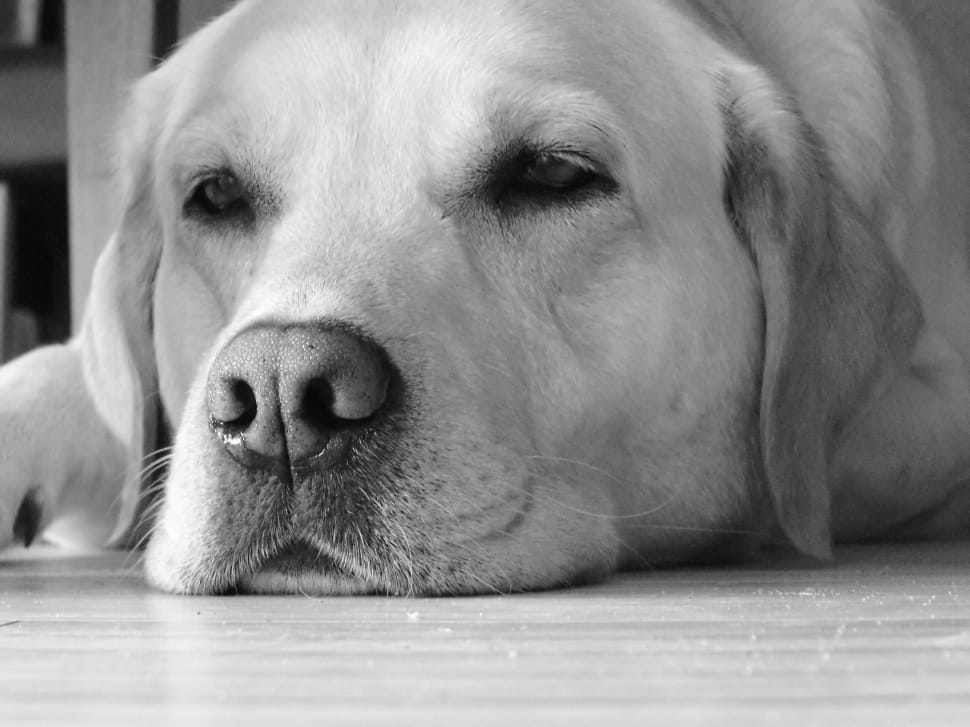
#> input picture Labwork 2/grayscale pic.jpg, 970 x 727 px
$ python Task1.py
#> lines starting #> are read from the running program, lines starting #| are printed output that depends on the picture
import cv2
import numpy as np
import matplotlib.pyplot as plt

IMAGE_FILE = "grayscale pic.jpg"

img = cv2.imread(IMAGE_FILE, cv2.IMREAD_GRAYSCALE)
#> img is the input picture: shape (727, 970); min 4, max 255, mean 144.3

kernel_sizes = [3, 5, 9]

filter_results = {
    "Averaging": [],
    "Gaussian":  [],
    "Median":    [],
}

for k in kernel_sizes:
    filter_results["Averaging"].append(cv2.blur(img, (k, k)))
    filter_results["Gaussian"].append(cv2.GaussianBlur(img, (k, k), sigmaX=0))
    filter_results["Median"].append(cv2.medianBlur(img, k))

# ── Display all images ────────────────────────────────────────────────────────
# Layout: 4 rows (original + 3 filters) × 4 columns (original + 3 kernel sizes)
fig, axes = plt.subplots(4, 4, figsize=(16, 14))
fig.suptitle("Task B1 – Smoothing Filters Comparison", fontsize=16, fontweight="bold", y=1.01)

col_labels = ["Original", "3×3", "5×5", "9×9"]
row_labels  = ["Original"] + list(filter_results.keys())

# Row 0: original image repeated for reference
for col in range(4):
    axes[0, col].imshow(img, cmap="gray", vmin=0, vmax=255)
    axes[0, col].set_title(col_labels[col] if col == 0 else f"(same – {col_labels[col]})",
                           fontsize=10)
    axes[0, col].axis("off")

# Rows 1-3: filtered images
for row_idx, (filter_name, results) in enumerate(filter_results.items(), start=1):
    # Column 0: original for easy side-by-side comparison
    axes[row_idx, 0].imshow(img, cmap="gray", vmin=0, vmax=255)
    axes[row_idx, 0].set_title("Original", fontsize=10)
    axes[row_idx, 0].axis("off")

    for col_idx, (k, filtered) in enumerate(zip(kernel_sizes, results), start=1):
        axes[row_idx, col_idx].imshow(filtered, cmap="gray", vmin=0, vmax=255)
        axes[row_idx, col_idx].set_title(f"{filter_name} {k}×{k}", fontsize=10)
        axes[row_idx, col_idx].axis("off")

# Row labels on the left
for ax, label in zip(axes[:, 0], row_labels):
    ax.set_ylabel(label, fontsize=12, fontweight="bold", rotation=90,
                  labelpad=10, va="center")

plt.tight_layout()
plt.savefig("task_b1_results.png", dpi=150, bbox_inches="tight")
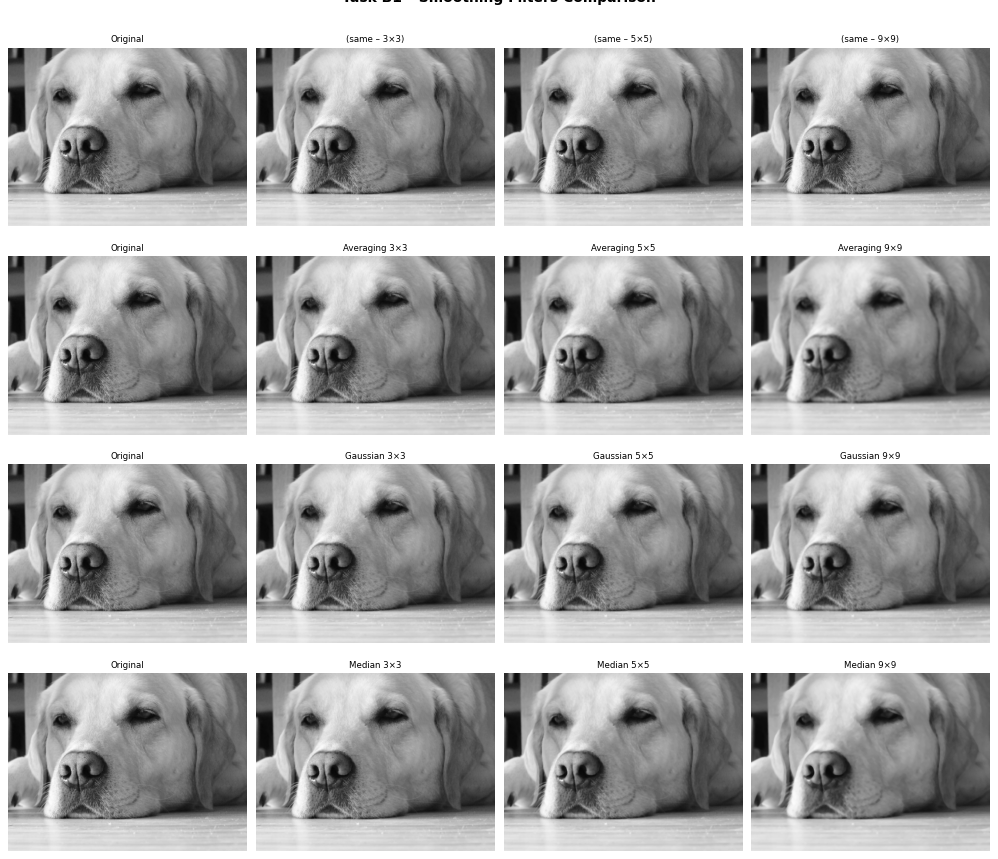
#> figure drawn by matplotlib, 16 panels
plt.show()
print("Figure saved as 'task_b1_results.png'")

# ── Visual difference analysis (console) ─────────────────────────────────────
print("\n" + "="*60)
print("COMPARISON – Mean Absolute Difference from Original")
print("="*60)
print(f"{'Filter':<12} {'3×3':>10} {'5×5':>10} {'9×9':>10}")
print("-"*60)

for filter_name, results in filter_results.items():
    diffs = [np.mean(np.abs(img.astype(np.float32) - r.astype(np.float32)))
             for r in results]
    print(f"{filter_name:<12} {diffs[0]:>10.3f} {diffs[1]:>10.3f} {diffs[2]:>10.3f}")
#> this loop made 3 passes
#> diffs on passes 1 to 3: [1.48, 2.49, 3.76], [1.13, 1.64, 2.54], [1.08, 2.06, 3.1]
#| Averaging         1.480      2.492      3.757
#| Gaussian          1.125      1.641      2.542
#| Median            1.082      2.058      3.100


explanation = """
 HOW KERNEL SIZE AFFECTS IMAGE DETAILS AND BLURRING

1. AVERAGING FILTER
   - Replaces each pixel with the average of its neighbours.
   - 3×3  : Mild blurring; fine edges are slightly softened.
   - 5×5  : Moderate blurring; thin lines and small details disappear.
   - 9×9  : Strong blurring; only large structures remain visible.

2. GAUSSIAN FILTER
   - Produces smoother, more natural-looking blur than averaging.
   - 3×3  : Gentle smoothing with good edge preservation.
   - 5×5  : Noticeable softening; texture reduced.
   - 9×9  : Heavy smoothing; image looks "out of focus."

3. MEDIAN FILTER
   - Excellent at removing salt-and-pepper (impulse) noise while
     preserving edges better than the other two filters.
   - 3×3  : Removes isolated noise with minimal blurring.
   - 5×5  : Stronger noise removal; some fine detail lost.
   - 9×9  : Very strong smoothing; edges start to erode.

"""
print(explanation)
